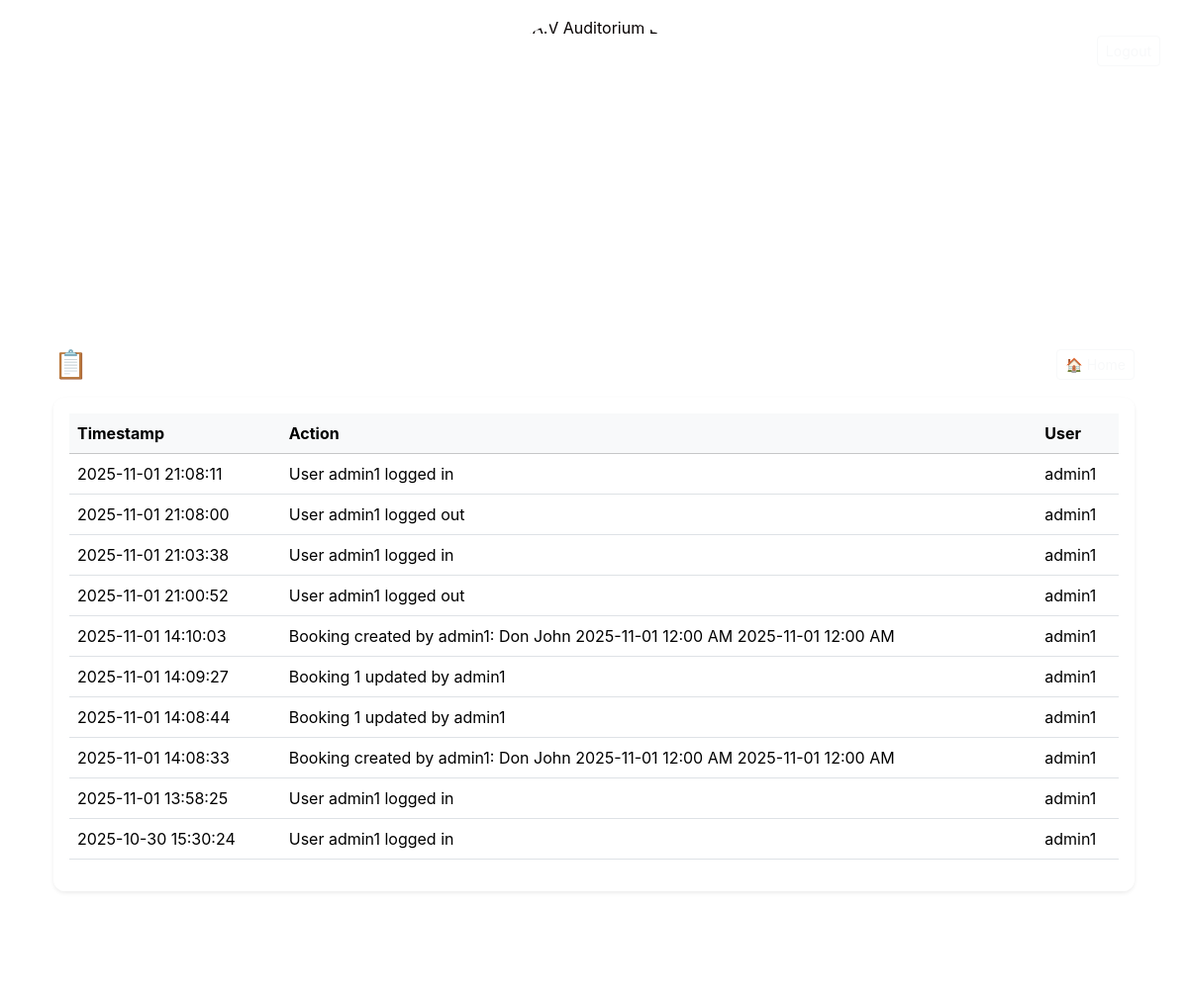
/audit (signed in), run on an earlier commit of the app's database.
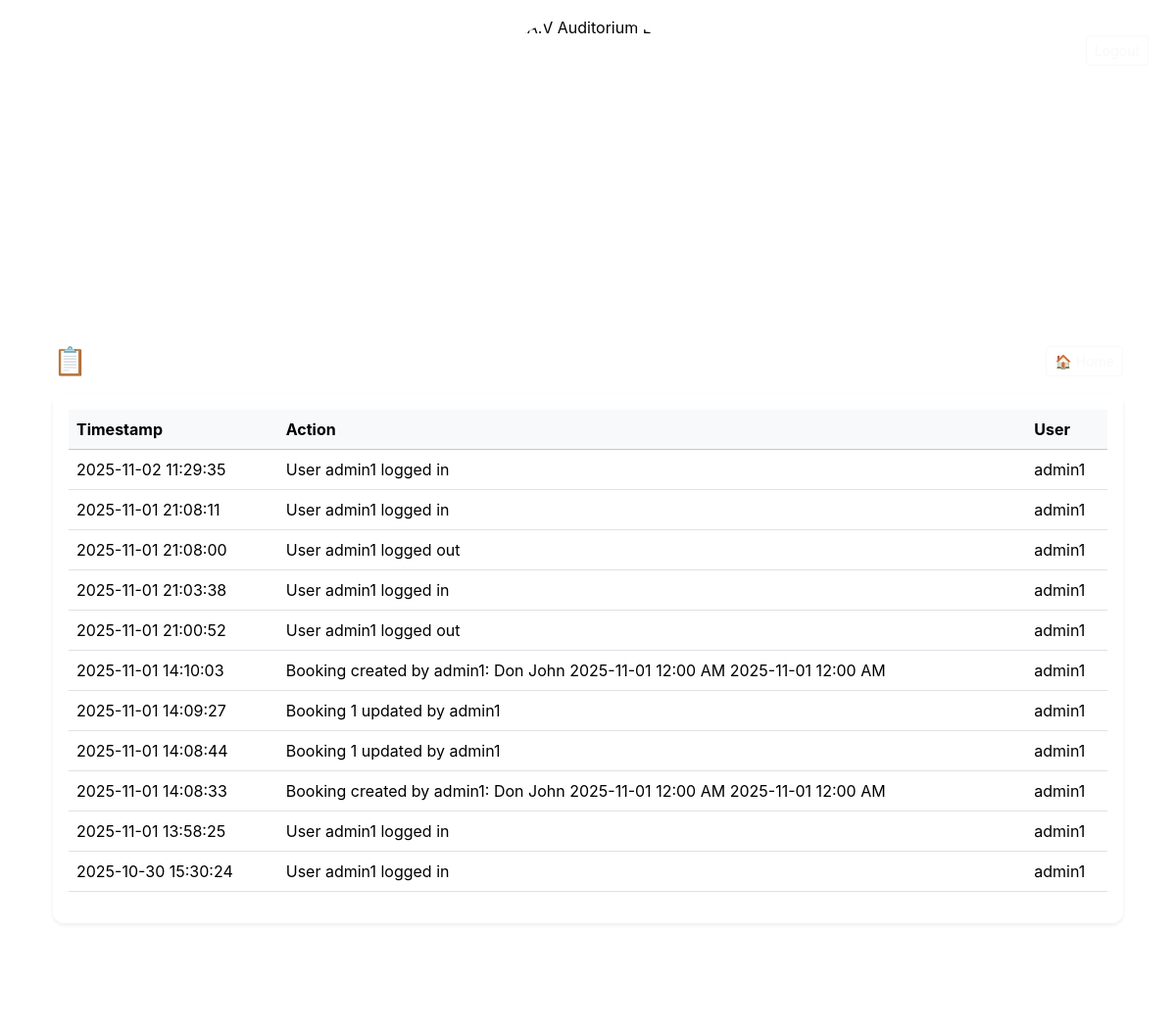
And on a later commit of the database.
### app.py (models this page shows)
class AuditLog(db.Model):
    id = db.Column(db.Integer, primary_key=True)
    action = db.Column(db.String(255))
    timestamp = db.Column(db.DateTime, default=datetime.utcnow)
    user = db.Column(db.String(80), nullable=True)

### app.py (the view)
@app.route('/audit')
def audit():
    if not session.get('user'):
        return redirect(url_for('login'))
    if session.get('user') != ADMIN_USERNAME:
        flash("You don't have permission to view audit logs.", 'danger')
        return redirect(url_for('bookings'))
    logs = AuditLog.query.order_by(AuditLog.timestamp.desc()).limit(500).all()
    return render_template('audit_logs.html', logs=logs, hide_audit_nav=True, user=session.get('user'),
        admin_username=ADMIN_USERNAME)

### app.py (called while the page is built)
@app.before_request
def setup_once():
    if not getattr(app, "_db_initialized", False):
        init_db()
        app._db_initialized = True

### templates/audit_logs.html
{% extends "base.html" %}
{% block body_class %}bg-main{% endblock %}
{% block content %}
<div class="container mt-4">
  <div class="d-flex justify-content-between align-items-center mb-3">
    <h3 class="text-white fw-bold mb-0">📋 Audit Logs</h3>
    <a href="{{ url_for('home') }}" class="btn btn-outline-light btn-sm">🏠 Home</a>
  </div>
  <div class="card shadow-sm border-0">
    <div class="card-body p-3" style="max-height:70vh; overflow-y:auto;">
      <table class="table table-hover align-middle">
        <thead class="table-light sticky-top">
          <tr>
            <th scope="col">Timestamp</th>
            <th scope="col">Action</th>
            <th scope="col">User</th>
          </tr>
        </thead>
        <tbody>
          {% for l in logs %}
          <tr>
            <td>{{ l.timestamp.strftime('%Y-%m-%d %H:%M:%S') }}</td>
            <td>{{ l.action }}</td>
            <td>{{ l.user or '' }}</td>
          </tr>
          {% else %}
          <tr>
            <td colspan="3" class="text-center text-muted py-3">No audit logs yet.</td>
          </tr>
          {% endfor %}
        </tbody>
      </table>
    </div>
  </div>
</div>
{% endblock %}

### templates/base.html (shortened to what this page needs)
<!doctype html>
<html lang="en">
<head>
  <div class="top-right">
      {% if session.get('user') %}
        <span class="me-2 text-white small">Signed in as {{ session.get('user') }}</span>
        <a class="btn btn-sm btn-outline-light" href="{{ url_for('logout') }}">Logout</a>
      {% endif %}
  </div>
  <div class="text-center mt-3 mb-2">
    <img
      src="{{ url_for('static', filename='img/logo.png') }}"
      alt="K.A.V Auditorium Logo"
      style="
        height: 250px;
        width: 250px;
        border-radius: 70%;
        object-fit: contain;
        display: block;
        margin: 0 auto;
        box-shadow: 5 2px 8px rgba(0,0,0,0.25);
      ">
  </div>
  <header class="site-header">
  </header>
  <link href="https://cdn.jsdelivr.net/npm/bootstrap@5.3.2/dist/css/bootstrap.min.css" rel="stylesheet">
  <link rel="stylesheet" href="{{ url_for('static', filename='css/style.css') }}">
</head>
<body class="{% block body_class %}bg-main{% endblock %}">
  <main class="container-main">
    <div class="container">
      {% block content %}{% endblock %}
    </div>
  </main>
  <footer class="text-center text-white-50 py-4">
    <small style="opacity:0.6;">© Kav Auditorium</small>
  </footer>
</body>
</html>

### static/css/style.css (style rules this page uses)
:root { --navy: #03254c; --muted-white: rgba(255,255,255,0.92); --card-bg: rgba(255, 255, 255, 0.993); }
body { font-family: Inter, system-ui, -apple-system, "Segoe UI", Roboto, "Helvetica Neue", Arial; margin:0; color: #060000; min-height:100vh; }
.bg-main { background-image: url('../img/bg_login.jpg'); background-size: cover; background-position: center; position: relative; }
.site-header { position: relative; z-index: 2; padding: 28px 0 8px 0; text-align: center; }
.top-right { position: absolute; top: 20px; right: 28px; z-index: 3; }
.card { background: var(--card-bg); border: 1px solid rgba(255,255,255,0.06); box-shadow: 0 8px 26px rgba(3,37,76,0.45); border-radius: 12px; color: #1a0c39; }
.container-main { z-index:2; position: relative; padding-top: 18px; padding-bottom: 40px; }

What changed in the data, as far as the page shows it:
added AuditLog: timestamp "2025-11-02 11:29:35", action "User admin1 logged in", user "admin1"
